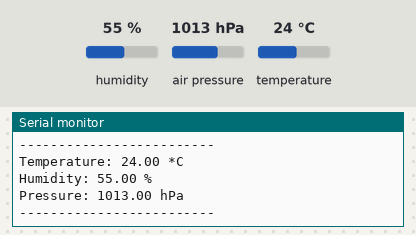
Bench run of a sketch on a simulated ESP32. Shown: the last lines printed to the serial monitor. The inputs (shaded band) are chosen by the test bench; at power-on: humidity 55 %, air pressure 1013 hPa, temperature 24 °C.

Above: at 5.8 s.
5.9 s: humidity set to 22 %
At 11.5 s:
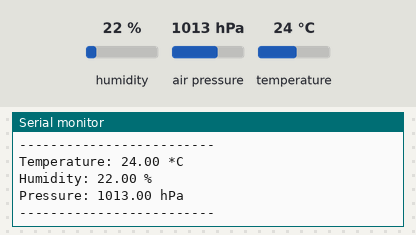
11.9 s: air pressure set to 952 hPa
At 15.5 s:
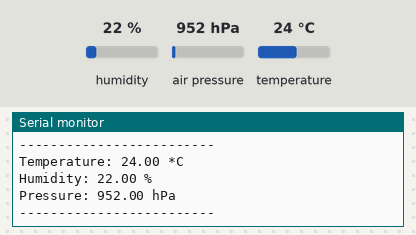

Measured:
- after the input at 5.9 s, the serial monitor: prints a new line after 4.1 s (image 1)
- after the input at 11.9 s, the serial monitor: prints a new line after 3.1 s (image 2)

The sketch:

01_data_acquisition.ino
```cpp
/*
 * Project: Personal Autonomous Weather Station
 * Phase 01: Data Acquisition
 * File: 01_data_acquisition.ino
 *
 * Description:
 * This sketch initializes the BME280 sensor and continuously reads
 * the temperature, humidity, and atmospheric pressure.
 * The data is printed to the Serial Monitor every 5 seconds.
 *
 * Wiring (ESP32 Wrover -> BME280):
 * - 3V3 -> VIN
 * - GND -> GND
 * - Pin 21 -> SDA
 * - Pin 22 -> SCL
 *
 * Dependencies:
 * - Adafruit BME280 Library
 * - Adafruit Unified Sensor Library
 */

#include <Adafruit_Sensor.h>
#include <Adafruit_BME280.h>

Adafruit_BME280 bme; // Create a BME280 object

void setup() {
  Serial.begin(115200);
  Serial.println("BME280 Initialization Test");

  // Initialize the BME280 sensor using default I2C pins (SDA=21, SCL=22)
  // The default I2C address for most BME280 modules is 0x76 (sometimes 0x77)
  if (!bme.begin(0x76)) {
    Serial.println("Could not find a valid BME280 sensor, check wiring!");
    while (1); // Halt if sensor not found
  }
}

void loop() {
  // Read data from the sensor
  float temperature = bme.readTemperature(); // In Celsius
  float humidity = bme.readHumidity();       // In %
  float pressure = bme.readPressure() / 100.0F; // In hPa

  // Print the results to the terminal
  Serial.print("Temperature: ");
  Serial.print(temperature);
  Serial.println(" *C");

  Serial.print("Humidity: ");
  Serial.print(humidity);
  Serial.println(" %");

  Serial.print("Pressure: ");
  Serial.print(pressure);
  Serial.println(" hPa");

  Serial.println("-------------------------");

  // Wait for 5 seconds before taking the next reading
  delay(5000);
}
```
